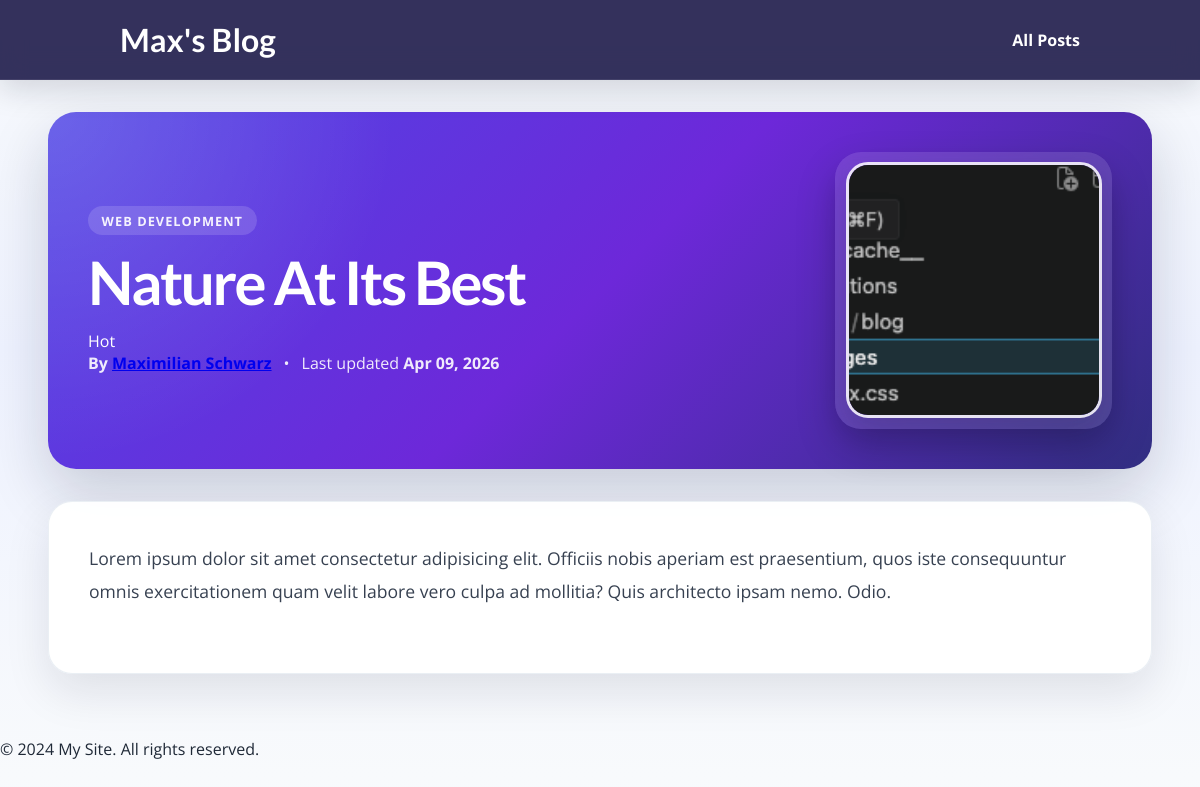
Page /posts/into-the-woods/ on the committed database.
### blog/models.py (models this page shows, shortened)
class Post(models.Model):
    title = models.CharField(max_length=150)
    excerpt = models.CharField(max_length=300)
    image_name = models.ImageField(upload_to='posts', null=True) # Optional image field; uploaded files go to MEDIA_ROOT/posts/
    date = models.DateField(auto_now=True)
    slug = models.SlugField(
        unique=True,
        validators=[MinLengthValidator(10)]
    )
    content = models.TextField()
    author = models.ForeignKey(
        Author,
        on_delete=models.SET_NULL,
        related_name='posts',
        null=True
    )
    tags = models.ManyToManyField(Tag)

class Tag(models.Model):
    caption = models.CharField(max_length=20)

class Author(models.Model):
    first_name = models.CharField(max_length=100)
    last_name = models.CharField(max_length=100)
    email_address = models.EmailField(unique=True)
    def fullname(self):
        return f"{self.first_name} {self.last_name}"
    def __str__(self):
        return self.fullname()

### blog/views.py (the view)
# urls.py: path('posts/<slug:slug>/', views.SinglePostView.as_view(), name='post-detail-page')
class SinglePostView(DetailView):
    template_name = 'blog/post-detail.html'
    model = Post
    context_object_name = 'post'
    def get_context_data(self, **kwargs):
        context = super().get_context_data(**kwargs)
        current_post = self.get_object()
        post_tags = current_post.tags.all()
        context['post_tags'] = post_tags
        return context

### blog/templates/blog/post-detail.html (shortened to what this page needs)
{% extends "base.html" %}
{% load static %}
{% block css_files %}
    <link rel="stylesheet" href="{% static 'blog/post-detail.css' %}">
{% endblock %}
{% block content %}
<section id="summary">
    <div class="summary-content">
        <div class="summary-text">
            <p class="tag">Web Development</p>
            <h2>{{ post.title }}</h2>
            <div>
                {% for tag in post_tags %}
                    <span>{{ tag.caption }}</span>
                {% endfor %}
            </div>
            <div class="meta">
                <address>By <a href="mailto:{{ post.author.email }}">{{ post.author }}</a></address>
                <span>•</span>
                <div>Last updated <time>{{ post.date|date:"M d, Y" }}</time></div>
            </div>
        </div>
        <div class="summary-image">
            {% if post.image_name %}
            <img
                src="{{ post.image_name.url }}"
                alt="{{ post.title }}"
            >
            {% endif %}
        </div>
    </div>
</section>
<section id="post-content">
    {{ post.content|linebreaks }}
</section>
{% endblock %}

### static/app.css (style rules this page uses)
* { box-sizing: border-box; }
html { font-family: 'Open Sans', 'Lato', sans-serif; }
body { margin: 0; }
h1, h2, h3 { font-family: 'Lato', sans-serif; font-weight: bold; }

### blog/static/blog/post-detail.css (style rules this page uses)
body { background: linear-gradient(180deg, #f8fafc, #eef2ff 45%, #f8fafc); color: #1f2937; }
#summary { width: min(92%, 78rem); margin: 7rem auto 2rem; padding: 2.5rem; border-radius: 28px; background: radial-gradient(circle at top left, rgba(255, 255, 255, 0.16), transparent 30%), linear-gradient(135deg, #4f46e5, #6d28d9 50%, #312e81); color: white; box-shadow: 0 24px 60px rgba(15, 23, 42, 0.18); }
.summary-content { display: flex; align-items: center; justify-content: space-between; gap: 3rem; }
.summary-text { flex: 1; }
.tag { display: inline-block; margin: 0 0 1rem; padding: 0.35rem 0.85rem; border-radius: 999px; background: rgba(255, 255, 255, 0.14); color: rgba(255, 255, 255, 0.92); font-size: 0.8rem; font-weight: 700; letter-spacing: 0.08em; text-transform: uppercase; }
#summary h2 { margin: 0 0 1rem; font-size: clamp(2.5rem, 5vw, 4.5rem); line-height: 1.05; letter-spacing: -0.04em; }
.meta { display: flex; align-items: center; flex-wrap: wrap; gap: 0.75rem; color: rgba(255, 255, 255, 0.9); font-size: 1rem; }
#summary address { font-style: normal; font-weight: 700; }
#summary time { font-weight: 700; }
.summary-image { flex-shrink: 0; padding: 0.65rem; border-radius: 26px; background: rgba(255, 255, 255, 0.12); backdrop-filter: blur(8px); box-shadow: 0 18px 40px rgba(0, 0, 0, 0.2); }
#summary img { display: block; width: 16rem; height: 16rem; object-fit: cover; border-radius: 22px; border: 3px solid rgba(255, 255, 255, 0.85); box-shadow: 0 12px 32px rgba(15, 23, 42, 0.18); }
#post-content { width: min(92%, 70rem); margin: 2rem auto 4rem; background: rgba(255, 255, 255, 0.96); padding: 2.5rem; border-radius: 24px; box-shadow: 0 18px 45px rgba(15, 23, 42, 0.1); border: 1px solid rgba(226, 232, 240, 0.7); }
#post-content p { margin: 0 0 1.5rem; font-size: 1.1rem; line-height: 1.9; color: #374151; }

### rows in the picture
Post: title "Nature At Its Best", author "Maximilian Schwarz", date "Apr 09, 2026", image_name (picture), content "Lorem ipsum dolor sit amet consectetur adipisicing elit. Officiis nobis aperiam est praesentium, quos iste consequuntur omnis exercitationem quam velit labore vero culpa ad mollitia? Quis architecto ipsam nemo. Odio."
Tag: caption "Hot"
